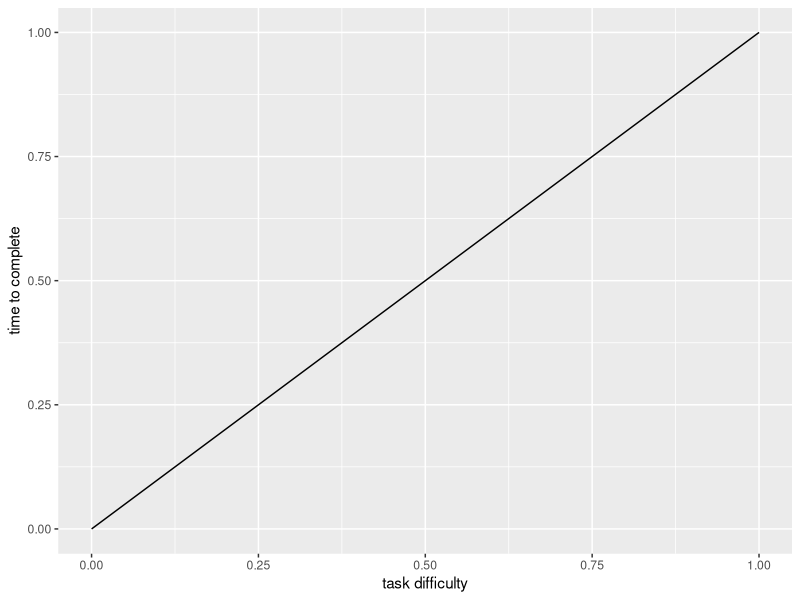
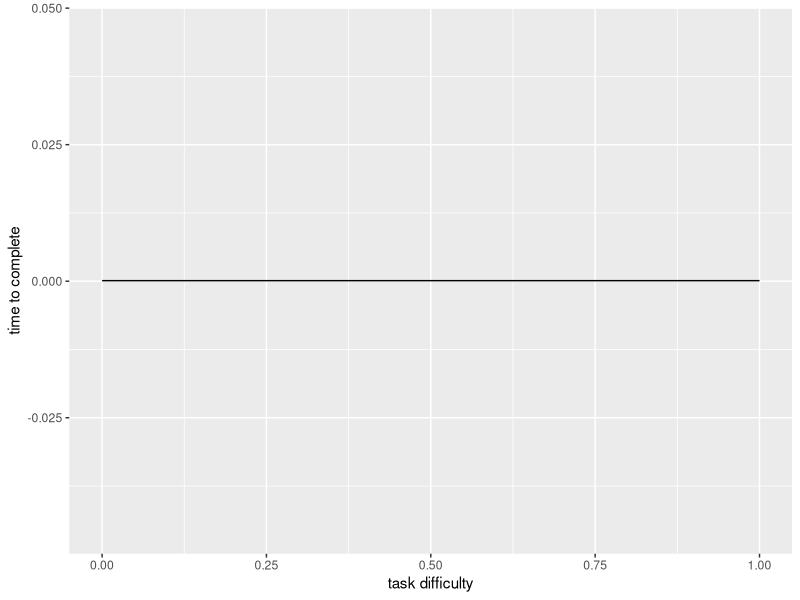
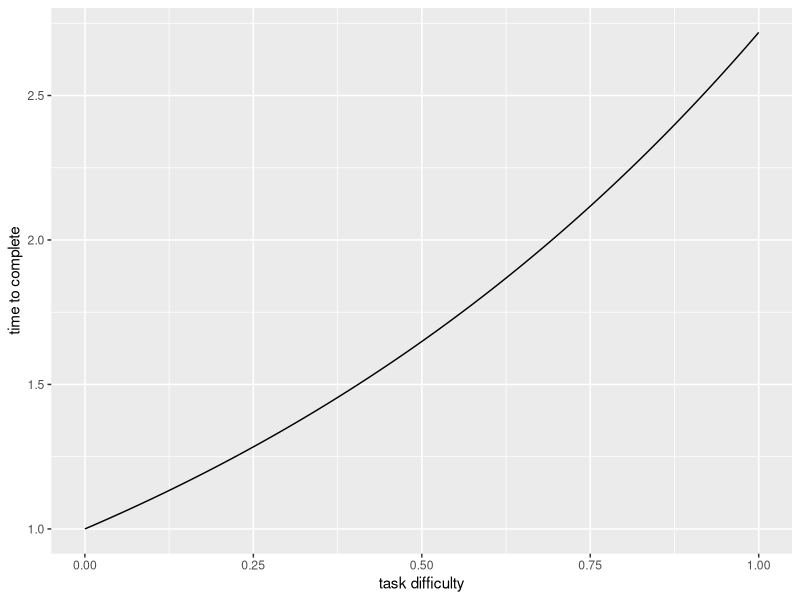
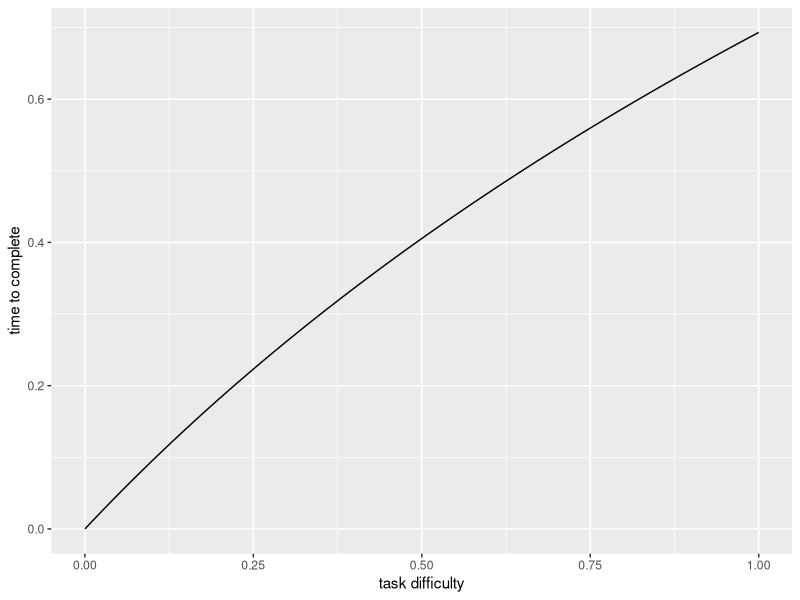
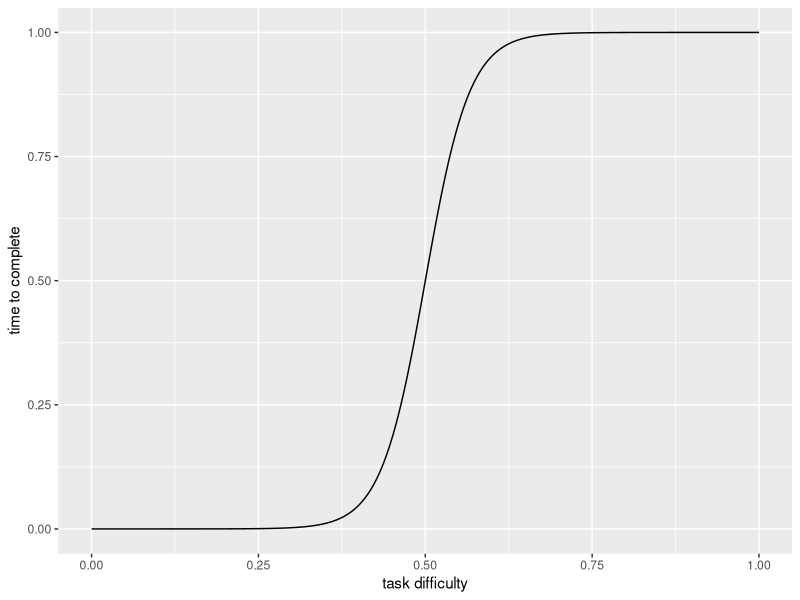
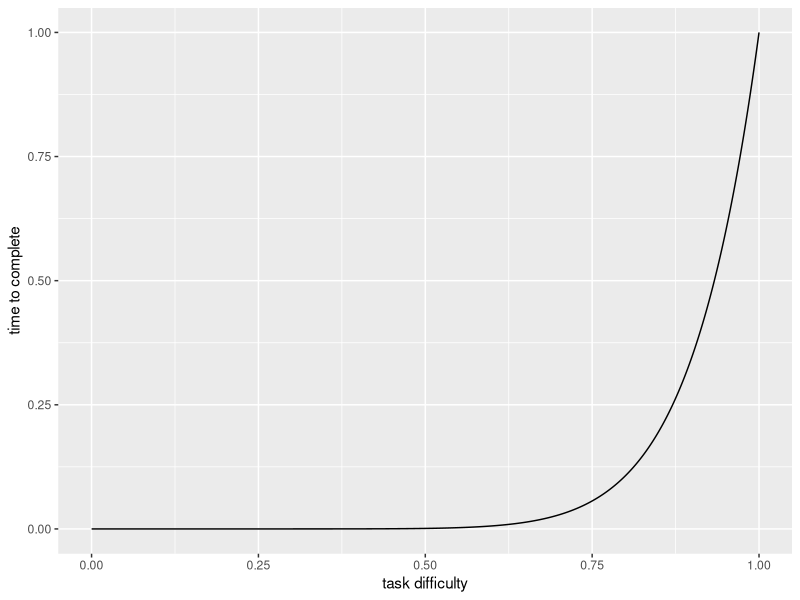
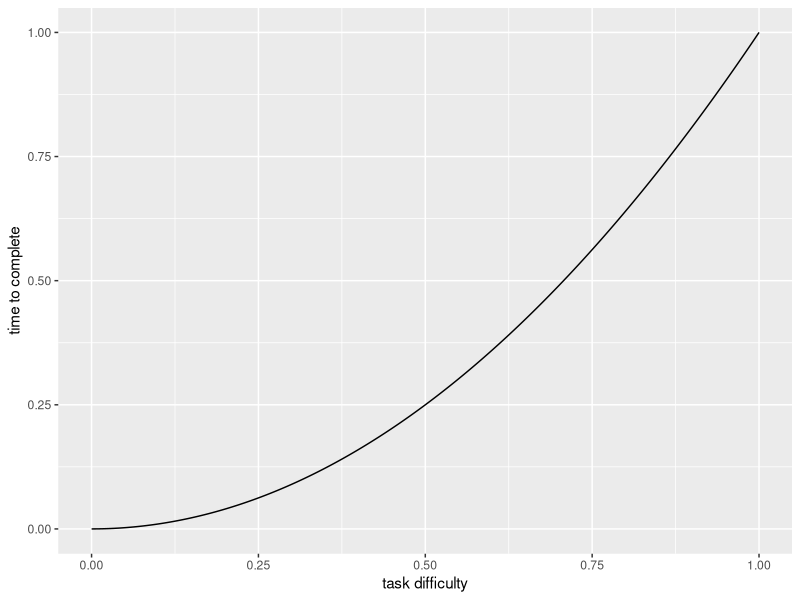
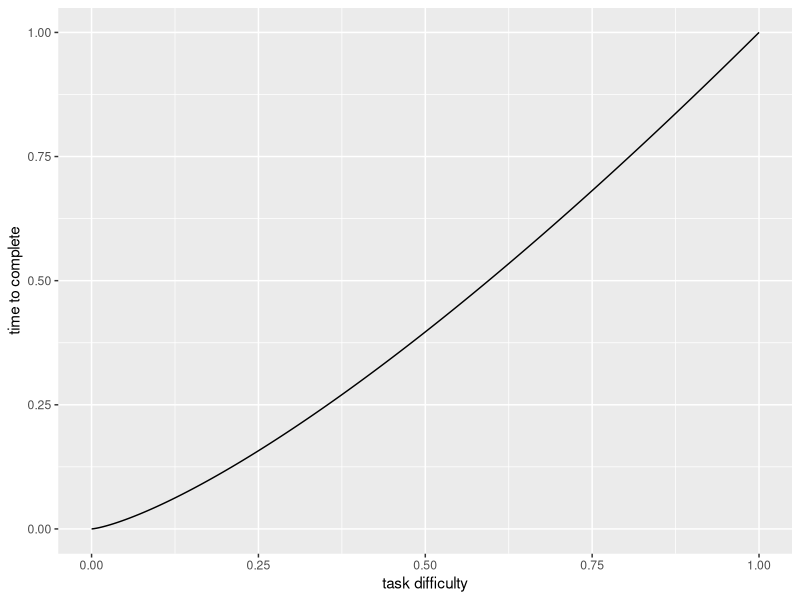

These figures' R source, in order:
data.frame(
  difficulty = seq(0, 1, 0.0001)
) -> df_tasks

1:nrow(df_tasks) /
  nrow(df_tasks) ->
  df_tasks$
  index

df_tasks$
  difficulty ->
  df_tasks$
  linear

1 / nrow(df_tasks) ->
  df_tasks$
  const

df_tasks$
  difficulty |>
  exp() ->
  df_tasks$
  exp

(1 +
  df_tasks$
  difficulty) |>
  log() ->
  df_tasks$
  log

do.call(
  function(x){(1 + exp(-30 * (x - 0.5))) ^ -1}
  , args = list(df_tasks$difficulty)
) ->
  df_tasks$
  logistic

do.call(
  function(x){x ^ (1 / (1 - 0.9))}
  , args = list(df_tasks$difficulty)
) ->
  df_tasks$
  competent

do.call(
  function(x){x ^ (1 / (1 - 0.5))}
  , args = list(df_tasks$difficulty)
) ->
  df_tasks$
  midwit

do.call(
  function(x){x ^ (1 / (1 - 0.25))}
  , args = list(df_tasks$difficulty)
) ->
  df_tasks$
  incompetent

do.call(
  function(x){x ^ (1 / (1 - 0))}
  , args = list(df_tasks$difficulty)
) ->
  df_tasks$
  loser

# time to complete a task vs task difficulty
ggplot2::qplot(x = df_tasks$index, y = df_tasks$linear, geom = 'line', xlab = 'task difficulty', ylab = 'time to complete')
ggplot2::qplot(x = df_tasks$index, y = df_tasks$const, geom = 'line', xlab = 'task difficulty', ylab = 'time to complete')
ggplot2::qplot(x = df_tasks$index, y = df_tasks$exp, geom = 'line', xlab = 'task difficulty', ylab = 'time to complete')
ggplot2::qplot(x = df_tasks$index, y = df_tasks$log, geom = 'line', xlab = 'task difficulty', ylab = 'time to complete')
ggplot2::qplot(x = df_tasks$index, y = df_tasks$logistic, geom = 'line', xlab = 'task difficulty', ylab = 'time to complete')
ggplot2::qplot(x = df_tasks$index, y = df_tasks$competent, geom = 'line', xlab = 'task difficulty', ylab = 'time to complete')
ggplot2::qplot(x = df_tasks$index, y = df_tasks$midwit, geom = 'line', xlab = 'task difficulty', ylab = 'time to complete')
ggplot2::qplot(x = df_tasks$index, y = df_tasks$incompetent, geom = 'line', xlab = 'task difficulty', ylab = 'time to complete')
ggplot2::qplot(x = df_tasks$index, y = df_tasks$loser, geom = 'line', xlab = 'task difficulty', ylab = 'time to complete')

# time allocation vs task difficulty
ggplot2::qplot(x = df_tasks$index, y = df_tasks$linear / sum(df_tasks$linear), geom = 'line', xlab = 'task difficulty', ylab = 'time allocation')
ggplot2::qplot(x = df_tasks$index, y = df_tasks$const / sum(df_tasks$const), geom = 'line', xlab = 'task difficulty', ylab = 'time allocation')
ggplot2::qplot(x = df_tasks$index, y = df_tasks$exp / sum(df_tasks$exp), geom = 'line', xlab = 'task difficulty', ylab = 'time allocation')
ggplot2::qplot(x = df_tasks$index, y = df_tasks$log / sum(df_tasks$log), geom = 'line', xlab = 'task difficulty', ylab = 'time allocation')
ggplot2::qplot(x = df_tasks$index, y = df_tasks$logistic / sum(df_tasks$logistic), geom = 'line', xlab = 'task difficulty', ylab = 'time allocation')
ggplot2::qplot(x = df_tasks$index, y = df_tasks$competent / sum(df_tasks$logistic), geom = 'line', xlab = 'task difficulty', ylab = 'time allocation')
ggplot2::qplot(x = df_tasks$index, y = df_tasks$midwit / sum(df_tasks$logistic), geom = 'line', xlab = 'task difficulty', ylab = 'time allocation')
ggplot2::qplot(x = df_tasks$index, y = df_tasks$incompetent / sum(df_tasks$logistic), geom = 'line', xlab = 'task difficulty', ylab = 'time allocation')
ggplot2::qplot(x = df_tasks$index, y = df_tasks$loser / sum(df_tasks$logistic), geom = 'line', xlab = 'task difficulty', ylab = 'time allocation')

# time allocation distribution
ggplot2::qplot(df_tasks$linear / sum(df_tasks$linear), geom = 'density', xlim = c(0,max(df_tasks$linear / sum(df_tasks$linear))), xlab = 'time allocation', ylab = 'frequency')
# ggplot2::qplot(df_tasks$const / sum(df_tasks$const), geom = 'density', xlim = c(0,max(df_tasks$const / sum(df_tasks$const))), xlab = 'time allocation', ylab = 'frequency')
ggplot2::qplot(df_tasks$const / sum(df_tasks$const), geom = 'histogram', xlim = c(0, 1.1 * max(df_tasks$const / sum(df_tasks$const))), xlab = 'time allocation', ylab = 'frequency')
ggplot2::qplot(df_tasks$exp / sum(df_tasks$exp), geom = 'density', xlim = c(0,max(df_tasks$exp / sum(df_tasks$exp))), xlab = 'time allocation', ylab = 'frequency')
ggplot2::qplot(df_tasks$log / sum(df_tasks$log), geom = 'density', xlim = c(0,max(df_tasks$log / sum(df_tasks$log))), xlab = 'time allocation', ylab = 'frequency')
ggplot2::qplot(df_tasks$logistic / sum(df_tasks$logistic), geom = 'density', xlim = c(0,max(df_tasks$logistic / sum(df_tasks$logistic))), xlab = 'time allocation', ylab = 'frequency')
ggplot2::qplot(df_tasks$competent / sum(df_tasks$competent), geom = 'density', xlim = c(0,max(df_tasks$competent / sum(df_tasks$competent))), xlab = 'time allocation', ylab = 'frequency')
ggplot2::qplot(df_tasks$midwit / sum(df_tasks$midwit), geom = 'density', xlim = c(0,max(df_tasks$midwit / sum(df_tasks$midwit))), xlab = 'time allocation', ylab = 'frequency')
ggplot2::qplot(df_tasks$incompetent / sum(df_tasks$incompetent), geom = 'density', xlim = c(0,max(df_tasks$incompetent / sum(df_tasks$incompetent))), xlab = 'time allocation', ylab = 'frequency')
ggplot2::qplot(df_tasks$loser / sum(df_tasks$loser), geom = 'density', xlim = c(0,max(df_tasks$loser / sum(df_tasks$loser))), xlab = 'time allocation', ylab = 'frequency')

ggplot2::qplot(df_tasks$linear / sum(df_tasks$linear), geom = 'density', xlim = c(0,1), xlab = 'time allocation', ylab = 'frequency')
ggplot2::qplot(df_tasks$const / sum(df_tasks$const), geom = 'density', xlim = c(0,1), xlab = 'time allocation', ylab = 'frequency')
ggplot2::qplot(df_tasks$const / sum(df_tasks$const), geom = 'histogram', xlim = c(0,1), xlab = 'time allocation', ylab = 'frequency')
ggplot2::qplot(df_tasks$exp / sum(df_tasks$exp), geom = 'density', xlim = c(0,1), xlab = 'time allocation', ylab = 'frequency')
ggplot2::qplot(df_tasks$log / sum(df_tasks$log), geom = 'density', xlim = c(0,1), xlab = 'time allocation', ylab = 'frequency')
ggplot2::qplot(df_tasks$logistic / sum(df_tasks$logistic), geom = 'density', xlim = c(0,1), xlab = 'time allocation', ylab = 'frequency')
ggplot2::qplot(df_tasks$competent / sum(df_tasks$competent), geom = 'density', xlim = c(0,1), xlab = 'time allocation', ylab = 'frequency')
ggplot2::qplot(df_tasks$midwit / sum(df_tasks$midwit), geom = 'density', xlim = c(0,1), xlab = 'time allocation', ylab = 'frequency')
ggplot2::qplot(df_tasks$incompetent / sum(df_tasks$incompetent), geom = 'density', xlim = c(0,1), xlab = 'time allocation', ylab = 'frequency')
ggplot2::qplot(df_tasks$loser / sum(df_tasks$loser), geom = 'density', xlim = c(0,1), xlab = 'time allocation', ylab = 'frequency')
